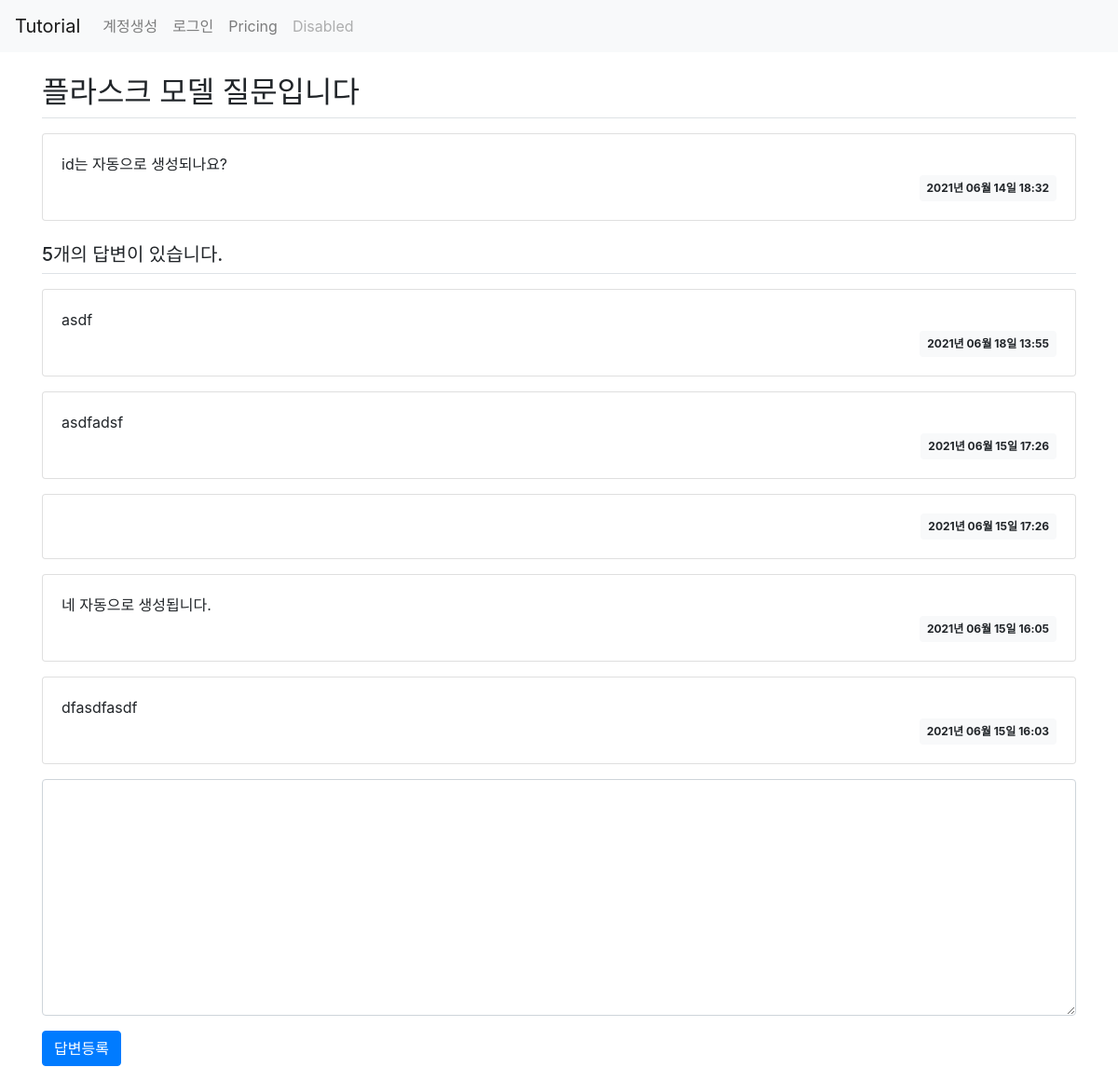
/question/detail/2, run on the app's committed database.
### app/models.py (models this page shows, shortened)
class Question(db.Model):
    id = db.Column(db.Integer, primary_key=True)
    subject = db.Column(db.String(200), nullable=False)
    content = db.Column(db.Text(), nullable=False)
    create_date = db.Column(db.DateTime(), nullable=False)

class Answer(db.Model):
    id = db.Column(db.Integer, primary_key=True)
    content = db.Column(db.Text(), nullable=False)
    create_date = db.Column(db.DateTime(), nullable=False)
    question_id = db.Column(db.Integer, db.ForeignKey('question.id', ondelete='CASCADE'))
    question = db.relationship('Question', backref=db.backref('answer_set', cascade='all, delete-orphan', order_by='Answer.create_date.desc()'))

### app/views/question_views.py (the view)
@bp.route('detail/<int:question_id>')
def detail(question_id):
    form = AnswerForm()
    question = Question.query.get_or_404(question_id)
    answer_list = question.answer_set
    for answer in answer_list:
        print(answer.create_date)
    return render_template('question/question_detail.html', question=question, form=form)

### app/forms.py
class AnswerForm(FlaskForm):
    content = TextAreaField('내용', validators=[DataRequired('내용은 필수입력 항목입니다.')])

### app/filter.py (called while the page is built)
def format_datetime(value, fmt='%Y년 %m월 %d일 %H:%M'):
    return value.strftime(fmt)

### app/templates/question/question_detail.html (shortened to what this page needs)
{% extends 'base.html' %}
{% block content %}
<div class="container my-3">
    <h2 class="border-bottom py-2">{{ question.subject }}</h2>
    <div class="card my-3">
        <div class="card-body">
            <div class="card-text" style="white-space: pre-line;">{{ question.content }}</div>
            <div class="d-flex justify-content-end">
                <div class="badge badge-light p-2">
                    {{ question.create_date|datetime }}
                </div>
            </div>
        </div>
    </div>
    <h5 class="border-bottom my-3 py-2">{{ question.answer_set|length }}개의 답변이 있습니다.</h5>
    {% for answer in question.answer_set %}
    <div class="card my-3">
        <div class="card-body">
            <div class="card-text" style="white-space: pre-line;">{{ answer.content }}</div>
            <div class="d-flex justify-content-end">
                <div class="badge badge-light p-2">
                    {{ answer.create_date|datetime }}
                </div>
            </div>
        </div>
    </div>
    {% endfor %}
    <form action="{{ url_for('answer.create', question_id=question.id) }}" method="post" class="my-3">
        <div class="form-group">
            <textarea name="content" id="content" class="form-control" rows="10"></textarea>
        </div>
        <input type="submit" value="답변등록" class="btn btn-primary">
    </form>
</div>
{% endblock content %}

### data on the page
Question: subject "플라스크 모델 질문입니다", content "id는 자동으로 생성되나요?", create_date "2021년 06월 14일 18:32"
Answer: content "asdf", create_date "2021년 06월 18일 13:55"
Answer: content "asdfadsf", create_date "2021년 06월 15일 17:26"
Answer: create_date "2021년 06월 15일 17:26"
Answer: content "네 자동으로 생성됩니다.", create_date "2021년 06월 15일 16:05"
Answer: content "dfasdfasdf", create_date "2021년 06월 15일 16:03"

### other printed values
{{ question.answer_set|length }} "5"
